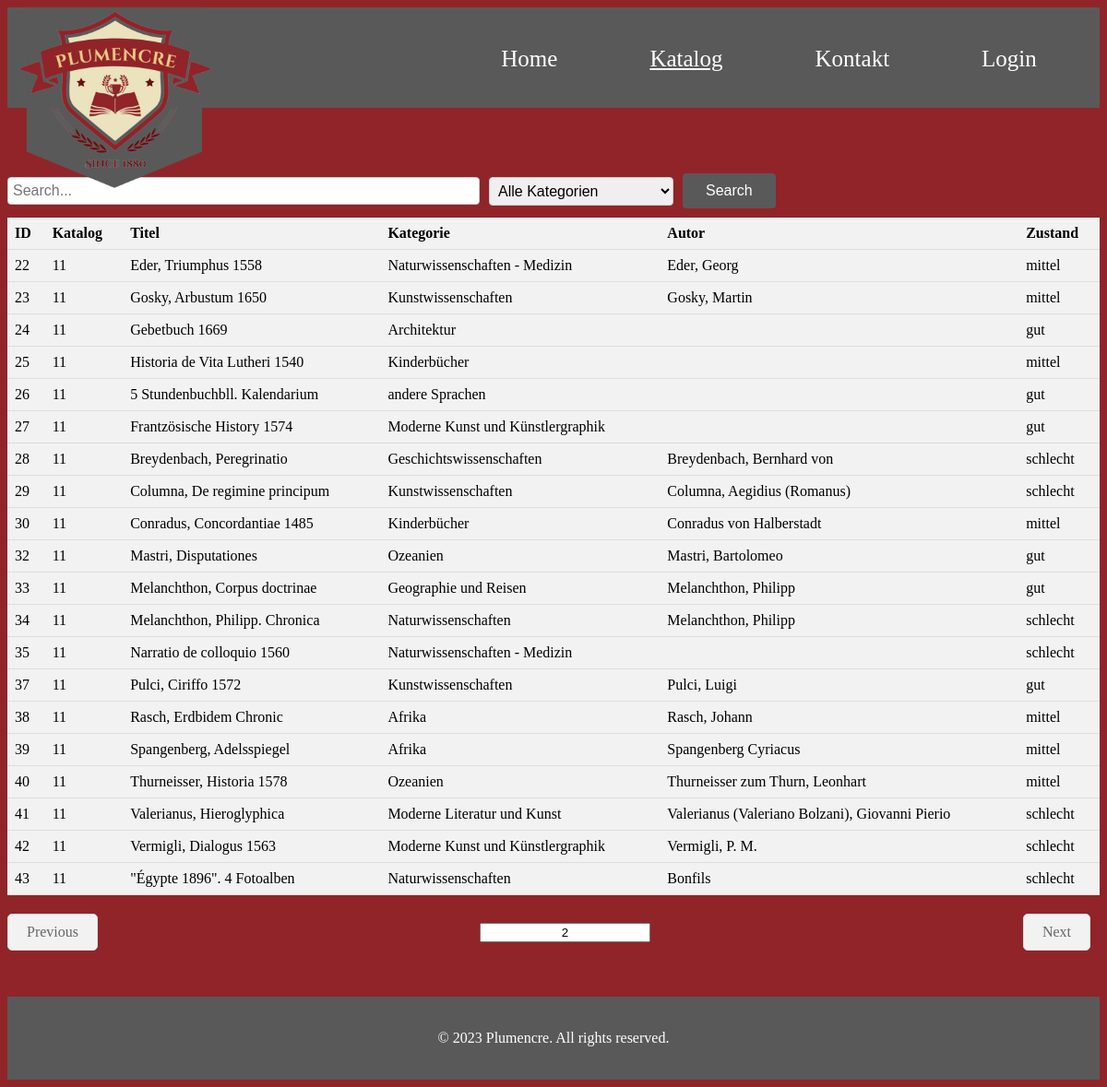
/katalog.php?page=2, run on the app's committed database.
### tables this page shows
CREATE TABLE IF NOT EXISTS `buecher` (
  `id` int(10) UNSIGNED NOT NULL AUTO_INCREMENT,
  `katalog` int(11) NOT NULL,
  `nummer` int(11) NOT NULL,
  `kurztitle` text NOT NULL,
  `kategorie` int(11) NOT NULL,
  `verkauft` tinyint(1) NOT NULL,
  `kaufer` int(11) NOT NULL,
  `autor` text NOT NULL,
  `title` text NOT NULL,
  `sprache` varchar(250) NOT NULL,
  `foto` varchar(250) NOT NULL,
  `verfasser` int(11) NOT NULL,
  `zustand` char(1) NOT NULL,
  PRIMARY KEY (`id`),
  KEY `fk_buecher_kategorie` (`kategorie`)
);

CREATE TABLE IF NOT EXISTS `kategorien` (
  `id` int(11) NOT NULL AUTO_INCREMENT,
  `kategorie` varchar(100) NOT NULL,
  PRIMARY KEY (`id`)
);

CREATE TABLE IF NOT EXISTS `zustaende` (
  `zustand` char(1) NOT NULL,
  `beschreibung` varchar(100) NOT NULL,
  PRIMARY KEY (`zustand`),
  KEY `zustand` (`zustand`)
);

### katalog.php (the view, shortened to what this page needs)
<!DOCTYPE html>
<html lang="en">
<head>
    <link rel="stylesheet" href="index.css">
</head>
<body>
    <nav>
    <div class="logo">
        <a href="index.php"><img src="pictures/logo2.png" alt="Logo"></a>
    </div>
    <div class="menu">
        <ul>
        <li><a href="index.php">Home</a></li>
        <li><a href="katalog.php"><u>Katalog</u></a></li>
        <li><a href="kontakt.php">Kontakt</a></li>
        <li><a href="login.php">Login</a></li>
        </ul>
    </div>
    </nav>
    <?php
       include("includes.php");
        $results_per_page = 20;
        $current_page = isset($_GET['page']) ? $_GET['page'] : 1;
        $start_from = ($current_page - 1) * $results_per_page;
        $search = isset($_GET['search']) ? $_GET['search'] : '';
        echo "<div class='kata'>";
        echo "<form method='GET' action='katalog.php' class='search-form' >";
        echo "<input type='text' name='search' class='search-input' placeholder='Search...' value='".$search."'>";
            echo '<select name="category" class="search-select">
                <option value="0">Alle Kategorien</option>
                <option value="1">Alte Drucke</option>
                <option value="2">Geographie und Reisen</option>
                <option value="3">Geschichtswissenschaften</option>
                <option value="4">Naturwissenschaften</option>
                <option value="5">Kinderbücher</option>
                <option value="6">Moderne Literatur und Kunst</option>
                <option value="7">Moderne Kunst und Künstlergraphik</option>
                <option value="8">Kunstwissenschaften</option>
                <option value="9">Architektur</option>
                <option value="10">andere Sprachen</option>
                <option value="11">Naturwissenschaften - Medizin</option>
                <option value="12">Ozeanien</option>
                <option value="13">Afrika</option>
            </select>';
            echo '<input type="submit" class="search-submit" value="Search" name="submit">';
        echo '</form>';
        $where = "buecher.kategorie = kategorien.id AND buecher.zustand = zustaende.zustand AND(katalog LIKE '%$search%' OR kurztitle LIKE '%$search%' OR kategorien.kategorie LIKE '%$search%' OR autor LIKE '%$search%' OR zustaende.zustand LIKE '%$search%')";
            $sql = "SELECT
            buecher.*,
            kategorien.kategorie,
            zustaende.beschreibung
        FROM
            buecher,
            kategorien,
            zustaende
        WHERE
            $where
        ORDER BY
            buecher.id
        LIMIT $start_from, $results_per_page";
        $result = mysqli_query($conn, $sql);
        $sql_count = "SELECT COUNT(*) FROM buecher WHERE katalog LIKE '%$search%' OR kurztitle LIKE '%$search%' OR kategorie LIKE '%$search%' OR autor LIKE '%$search%' OR zustand LIKE '%$search%'";
        $result_count = mysqli_query($conn, $sql_count);
        $row_count = mysqli_fetch_array($result_count)[0];
        $total_pages = ceil($row_count / $results_per_page);
        echo "<div class='kata'>";
        echo "<table><tr><th>ID</th><th>Katalog</th><th>Titel</th><th>Kategorie</th><th>Autor</th><th>Zustand</th></tr>";
        while ($row = mysqli_fetch_assoc($result)) {
            echo "<tr>";
            echo "<td><a href='details.php?id=".$row['id']."'>".$row['id']."</a></td>";
            echo "<td><a href='details.php?id=".$row['id']."'>".$row['katalog']."</a></td>";
            echo "<td><a href='details.php?id=".$row['id']."'>".$row['kurztitle']."</a></td>";
            echo "<td><a href='details.php?id=".$row['id']."'>".$row['kategorie']."</a></td>";
            echo "<td><a href='details.php?id=".$row['id']."'>".$row['autor']."</a></td>";
            echo "<td><a href='details.php?id=".$row['id']."'>".$row['beschreibung']."</a></td>";
            echo "</tr>";
          }
        echo "</table>";
        echo "<div class='pagination'>";
        if ($current_page > 1) {
            if (isset($_GET['category'])){
                echo "<a href='katalog.php?page=".($current_page-1)."&category=".$category."&search=".$search."' class='previous'>Previous</a>";
            } else {
                echo "<a href='katalog.php?page=".($current_page-1)."' class='previous'>Previous</a>";
            }
        } else {
            echo "<a href='katalog.php?page=1' class='empty'></a>";
        }
        if ($current_page < $total_pages) {
            echo "<form method='GET' action='katalog.php' onsubmit='event.preventDefault(); this.submit();'>";
            echo "<input type='text' name='page' value='".$current_page."' class='current-page' pattern='[0-9]+' title='Please enter a valid page number'>";
            echo "</form>";
        }
        if ($current_page < $total_pages) {
            if (isset($_GET['category'])){
                echo "<a href='katalog.php?page=".($current_page+1)."&category=".$category."&search=".$search."' class='next'>Next</a>";
            } else {
                echo "<a href='katalog.php?page=".($current_page+1)."' class='next'>Next</a>";
            }
        }
        echo "</div>";
        echo "</div>"
    ?>
    <footer>
        <p>&copy; 2023 Plumencre. All rights reserved.</p>
    </footer>
</body>
</html>

### index.css (style rules this page uses)
body { background-color: #912428; }
nav { display: flex; justify-content: space-between; align-items: center; background-color: #595959; padding: 10px; padding-top: 13px; margin-bottom: 6%; }
.logo { position: relative; }
.logo img { position: absolute; top: -60px; left: 0px; height: 200px; }
.menu { margin-right: 5%; }
.menu ul { display: flex; list-style: none; margin: 0; padding: 5% 0%; }
.menu li { margin-right: 100px; }
.menu li:last-child { margin-right: 0%; }
.menu a { font-family: 'Merriweather', serif; color: #fff; text-decoration: none; font-size: 25px; }
footer { background-color: #595959; color: #fff; text-align: center; padding: 20px; margin-top: 50px; }
.pagination { display: flex; justify-content: space-between; align-items: center; margin-top: 20px; }
.previous, .next { display: inline-block; padding: 10px 20px; background-color: #f2f2f2; border: 1px solid #ddd; border-radius: 5px; color: #666; text-decoration: none; margin-right: 10px; }
.previous { float: left; }
.current-page { text-align: center; }
.next { float: right; }
table { background-color: #f2f2f2; }
a { text-decoration: none; color: inherit; }
.search-form { display: flex; align-items: center; justify-content: flex-start; margin: 10px 0px; }
.search-input { width: 500px; padding: 5px; font-size: 16px; border: 1px solid #ccc; border-radius: 4px; margin-right: 10px; }
.search-select { width: 200px; padding: 5px; font-size: 16px; border: 1px solid #ccc; border-radius: 4px; margin-right: 10px; }
.search-submit { padding: 10px 25px; font-size: 16px; background-color: #595959; color: white; border: none; border-radius: 4px; cursor: pointer; }

### katalog.php (style rules this page uses)
table { width: 100%; border-collapse: collapse; }
th, td { padding: 8px; text-align: left; border-bottom: 1px solid #ddd; }
th { background-color: #f2f2f2; }

### data on the page
buecher: id "22", katalog "11", kurztitle "Eder, Triumphus 1558", kategorien.kategorie "Naturwissenschaften - Medizin", autor "Eder, Georg", zustaende.beschreibung "mittel"
buecher: id "23", katalog "11", kurztitle "Gosky, Arbustum 1650", kategorien.kategorie "Kunstwissenschaften", autor "Gosky, Martin", zustaende.beschreibung "mittel"
buecher: id "24", katalog "11", kurztitle "Gebetbuch 1669", kategorien.kategorie "Architektur", zustaende.beschreibung "gut"
buecher: id "25", katalog "11", kurztitle "Historia de Vita Lutheri 1540", kategorien.kategorie "Kinderbücher", zustaende.beschreibung "mittel"
buecher: id "26", katalog "11", kurztitle "5 Stundenbuchbll. Kalendarium", kategorien.kategorie "andere Sprachen", zustaende.beschreibung "gut"
buecher: id "27", katalog "11", kurztitle "Frantzösische History 1574", kategorien.kategorie "Moderne Kunst und Künstlergraphik", zustaende.beschreibung "gut"
buecher: id "28", katalog "11", kurztitle "Breydenbach, Peregrinatio", kategorien.kategorie "Geschichtswissenschaften", autor "Breydenbach, Bernhard von", zustaende.beschreibung "schlecht"
buecher: id "29", katalog "11", kurztitle "Columna, De regimine principum", kategorien.kategorie "Kunstwissenschaften", autor "Columna, Aegidius (Romanus)", zustaende.beschreibung "schlecht"
buecher: id "30", katalog "11", kurztitle "Conradus, Concordantiae 1485", kategorien.kategorie "Kinderbücher", autor "Conradus von Halberstadt", zustaende.beschreibung "mittel"
buecher: id "32", katalog "11", kurztitle "Mastri, Disputationes", kategorien.kategorie "Ozeanien", autor "Mastri, Bartolomeo", zustaende.beschreibung "gut"
buecher: id "33", katalog "11", kurztitle "Melanchthon, Corpus doctrinae", kategorien.kategorie "Geographie und Reisen", autor "Melanchthon, Philipp", zustaende.beschreibung "gut"
buecher: id "34", katalog "11", kurztitle "Melanchthon, Philipp. Chronica", kategorien.kategorie "Naturwissenschaften", autor "Melanchthon, Philipp", zustaende.beschreibung "schlecht"
buecher: id "35", katalog "11", kurztitle "Narratio de colloquio 1560", kategorien.kategorie "Naturwissenschaften - Medizin", zustaende.beschreibung "schlecht"
buecher: id "37", katalog "11", kurztitle "Pulci, Ciriffo 1572", kategorien.kategorie "Kunstwissenschaften", autor "Pulci, Luigi", zustaende.beschreibung "gut"
buecher: id "38", katalog "11", kurztitle "Rasch, Erdbidem Chronic", kategorien.kategorie "Afrika", autor "Rasch, Johann", zustaende.beschreibung "mittel"
buecher: id "39", katalog "11", kurztitle "Spangenberg, Adelsspiegel", kategorien.kategorie "Afrika", autor "Spangenberg Cyriacus", zustaende.beschreibung "mittel"
buecher: id "40", katalog "11", kurztitle "Thurneisser, Historia 1578", kategorien.kategorie "Ozeanien", autor "Thurneisser zum Thurn, Leonhart", zustaende.beschreibung "mittel"
buecher: id "41", katalog "11", kurztitle "Valerianus, Hieroglyphica", kategorien.kategorie "Moderne Literatur und Kunst", autor "Valerianus (Valeriano Bolzani), Giovanni Pierio", zustaende.beschreibung "schlecht"
buecher: id "42", katalog "11", kurztitle "Vermigli, Dialogus 1563", kategorien.kategorie "Moderne Kunst und Künstlergraphik", autor "Vermigli, P. M.", zustaende.beschreibung "schlecht"
buecher: id "43", katalog "11", kurztitle "\"Égypte 1896\". 4 Fotoalben", kategorien.kategorie "Naturwissenschaften", autor "Bonfils", zustaende.beschreibung "schlecht"
